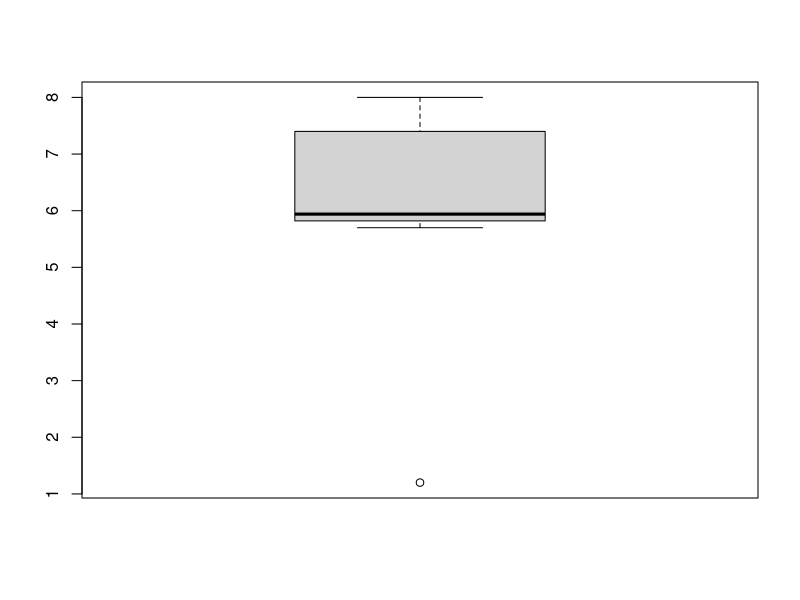

Reproduce this figure in R.
df <- data.frame(name = c("jacK","jackson89","jo hn","jill","#ben", "max","mARco"),
                 usn = c("CD6",'CD7','CD22','CD34','CD45','CD65','CD69'),
                 addr = c('blr','glb','MYS','BLR','MAN','BLR','BLR'),
                 dept = c('CSE','CSE','CSE','CSE','CSE','CSE','CSE'),
                 cgps = c("7.8","na","12","5.7","8","na","70%"))
write.csv(df,'temp.csv')
df
df$name <- gsub('[[:digit:]]','',df$name)
df
df$name <- gsub('[[:punct:]]','',df$name)
df$name <- gsub('[[:space:]]','',df$name)
df$name <- tolower(df$name)
df
df$cgps <- gsub('%','',df$cgps)
df$cgps <- as.numeric(df$cgps)
df
df$cgps <- ifelse(df$cgps>10.0,df$cgps/10.0,df$cgps)  
df
df$cgps[which(is.na(df$cgps))] <- mean(df$cgps, na.rm = TRUE)
df

outliers = boxplot(df$cgps)$out
data <- df
df <- data[-which(df$cgps %in% outliers),]
df

